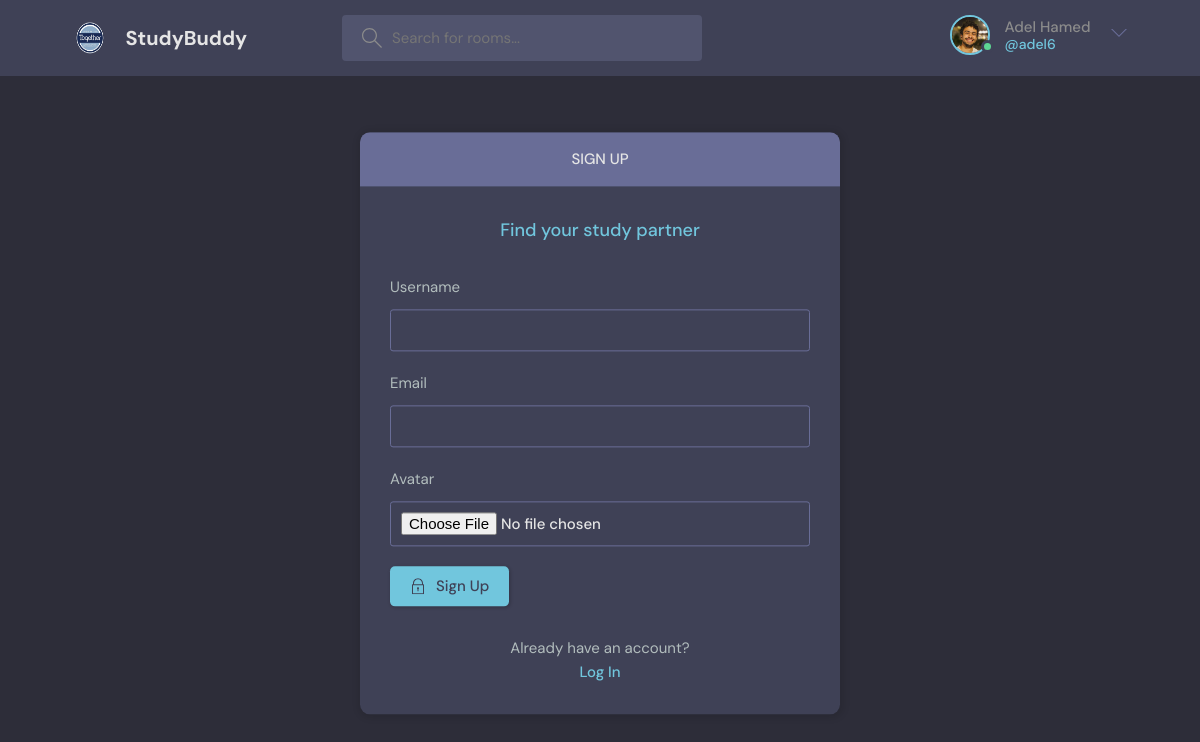
The app's page /registeration/ (signed in) with its own data.
### main/models.py (models this page shows)
class User(AbstractUser):
    name = models.CharField(max_length=200, null=True)
    email = models.EmailField(unique=True, null=True)
    bio = models.TextField(null=True)
    avatar = models.ImageField(null=True, default='avatar.svg')
    REQUIRED_FIELDS = []

### main/views.py (the view, shortened to what this page needs)
# urls.py: path('registeration/', views.UserRegisteration, name='registeration'),
def UserRegisteration(request):
    form = UserForm()
    context = {'form': form}
    return render(request, 'main/registeration_form.html', context)

### main/room_form.py
class UserForm(ModelForm):
    class Meta:
        model = User
        fields = ['username', 'email', 'avatar']

### main/templates/main/registeration_form.html (shortened to what this page needs)
{% extends 'main/main.html' %}
{% load static %}
{% block content %}
  <main class="auth layout">
    <div class="container">
      <div class="layout__box">
        <div class="layout__boxHeader">
          <div class="layout__boxTitle">
            <h3>Sign up</h3>
          </div>
        </div>
        <div class="layout__body">
          <h2 class="auth__tagline">Find your study partner</h2>
          <form class="form" method="POST" action="">
            {% for field in form %}
            <div class="form__group form__group">
              <label for="fullname">{{ field.label }}</label>
              {{ field }}
            </div>
            {% endfor %}
            <button class="btn btn--main" type="submit">
              Sign Up
            </button>
          </form>
          <div class="auth__action">
            <p>Already have an account?</p>
            <a href="{% url 'login' %}" class="btn btn--link">Log In</a>
          </div>
        </div>
      </div>
    </div>
  </main>
{% endblock %}

### main/templates/main/navbar.html (shortened to what this page needs)
{% load static %}
<header class="header header--loggedIn">
  <div class="container">
    <a href="/" class="header__logo">
      <img src="{% static 'images/together-logo.png' %}" />
      <h1>StudyBuddy</h1>
    </a>
    <form method="GET" action="{% url 'home' %}" class="header__search">
      <label>
        <input name="q" placeholder="Search for rooms..." />
      </label>
    </form>
    <nav class="header__menu">
      {% if request.user.is_authenticated %}
      <div class="header__user">
        <a href="{% url 'profile' request.user.id %}">
          <div class="avatar avatar--medium active">
            <img src="{{ request.user.avatar.url }}" />
          </div>
          <p>{{ request.user.first_name }} {{request.user.last_name}} <span>@{{ request.user.username }}</span></p>
        </a>
        <button class="dropdown-button">
          <svg version="1.1" xmlns="http://www.w3.org/2000/svg" width="32" height="32" viewBox="0 0 32 32">
            <title>chevron-down</title>
            <path d="M16 21l-13-13h-3l16 16 16-16h-3l-13 13z"></path>
          </svg>
        </button>
      </div>
      {% else %}
      <a href="{% url 'login' %}">
        <img src="{% static 'images/avatar.svg' %}" />
        <p>Login/Register</p>
      </a>
      {% endif %}
    </nav>
  </div>
</header>

### records on screen
User: user.avatar (picture), user.first_name "Adel", user.last_name "Hamed", user.username "adel6"

### other values on screen
{{ field.label }} "Username" "Email" "Avatar"
